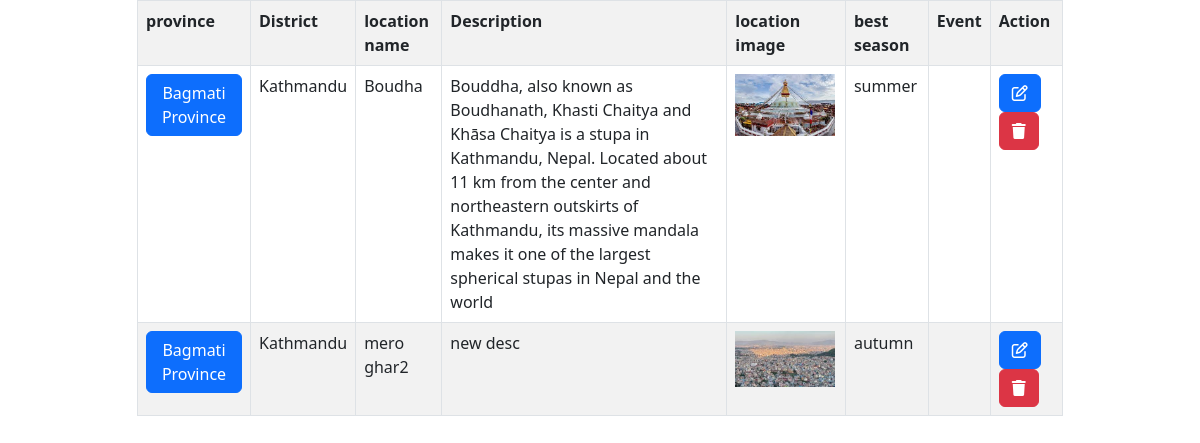
The app's page /location/Kathmandu/ with its own data.
### location_data/models.py (models this page shows, shortened)
class Location(models.Model):
    district=models.ForeignKey(District, on_delete=models.CASCADE)
    location_name=models.CharField(max_length=100)
    location_desc=models.TextField()
    location_image = models.FileField(upload_to='static/uploads/location',null=True)
    best_season = models.CharField(max_length=10, default='any', choices=(('any', 'any'), ('spring', 'spring'), ('summer', 'summer'), ('autumn', 'autumn'), ('winter', 'winter')))

class District(models.Model):
    province=models.CharField(max_length=100,choices=province)
    district_name=models.CharField(max_length=100)
    district_desc=models.TextField()
    district_images = models.FileField(upload_to='static/uploads')

### location_data/views.py (the view)
# urls.py: path('location/<str:district_name>/',show_location),
def show_location(request,district_name):
    district = District.objects.get(district_name=district_name)
    getlocationdata=Location.objects.filter(district=district)
    context={
        'location_inf':getlocationdata
    }
    return render(request, 'location_data/location.html',context)

### location_data/templates/location_data/location.html (shortened to what this page needs)
{% extends 'layout.html' %}
{% load static %}
{% block main-content %}
<div class="container">
    <div class="row d-flex justify-content-center">
        <div class="col-md-10">
            <table class="table table-bordered table-striped">
                <tr>
                    <th>province</th>
                    <th>District</th>
                    <th>location name</th>
                    <th>Description</th>
                    <th>location image</th>
                    <th>best season</th>
                    <th>Event</th>
                    <th>Action</th>
                </tr>
                {% for location in location_inf %}
                <tr>
                    <td><a href="/province/{{location.district.province}}" class="btn btn-primary">{{location.district.province}}</a></td>
                    <td>{{location.district.district_name}}</td>
                    <td>{{location.location_name}}</td>
                    <td>{{location.location_desc}}</td>
                    <td>
                        <img src="/{{location.location_image}}" alt="" width="100">
                    </td>
                    <td>{{location.best_season}}</td>
                    <td>{{location.event}}</td>
                    <td>
                        <a href="/updatelocation/{{location.district.district_name}}/{{location.id}}" class="btn btn-primary"><i class="fa-regular fa-pen-to-square"></i></a>&nbsp;&nbsp;
                        <a href="/deletelocation/{{location.district.district_name}}/{{location.id}}" class="btn btn-danger" onclick="return confirm('Are you sure want to delete this Location?')"><i class="fa-solid fa-trash"></i></a>
                    </td>
                </tr>
                {% endfor %}
            </table>
        </div>
    </div>
</div>
{% endblock %}

### records on screen
Location: district.province "Bagmati Province", district.district_name "Kathmandu", location_name "Boudha", location_desc "Bouddha, also known as Boudhanath, Khasti Chaitya and Khāsa Chaitya is a stupa in Kathmandu, Nepal. Located about 11 km from the center and northeastern outskirts of Kathmandu, its massive mandala makes it one of the largest spherical stupas in Nepal and the world", location_image (picture), best_season "summer"
Location: district.province "Bagmati Province", district.district_name "Kathmandu", location_name "mero ghar2", location_desc "new desc", location_image (picture), best_season "autumn"
